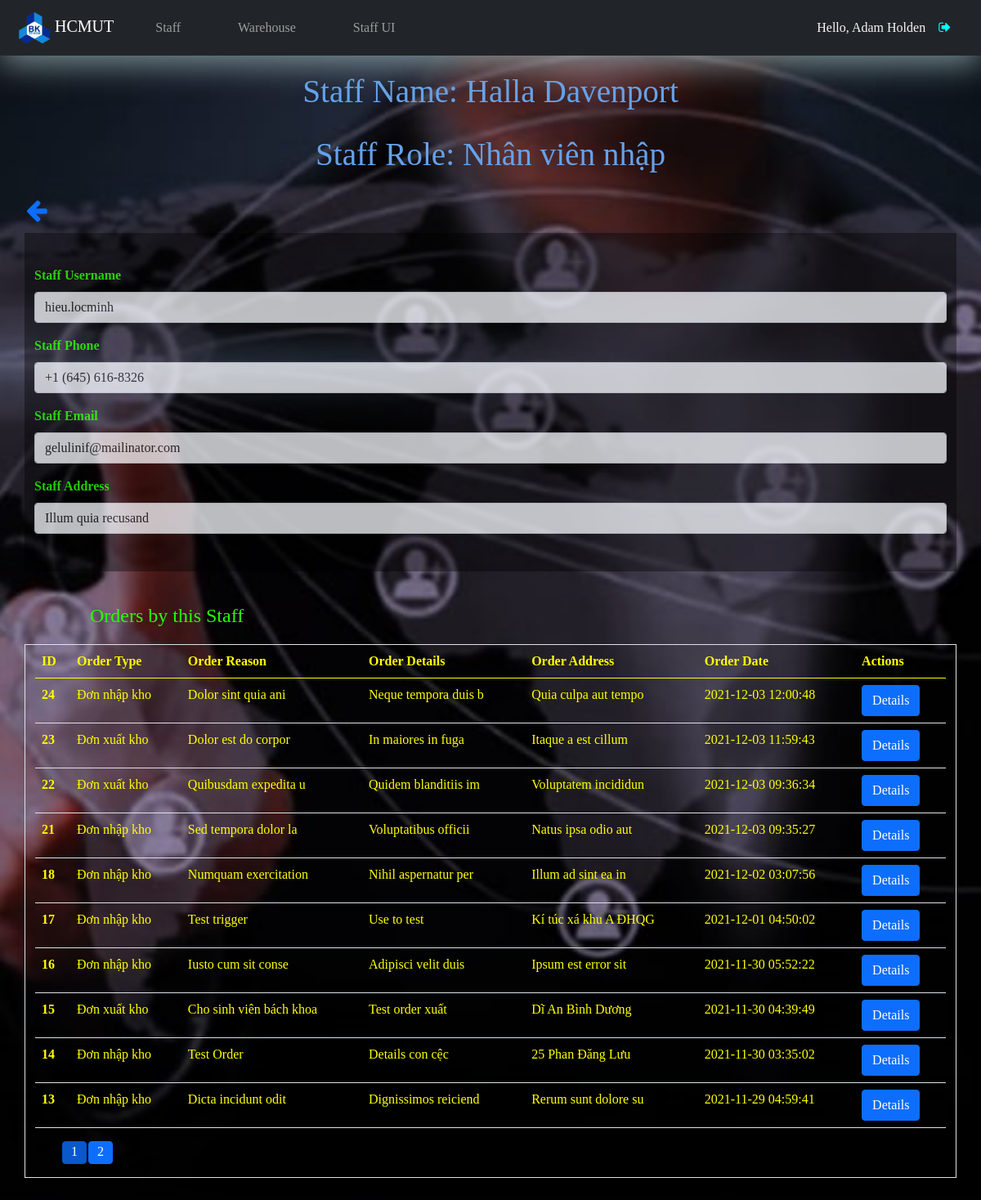
The page /admin/show-staff.php?id=1 (signed in) on the database its author committed.
### tables this page shows
CREATE TABLE `staff` (
  `id` int(10) UNSIGNED NOT NULL,
  `roleID` int(11) NOT NULL,
  `name` varchar(150) NOT NULL,
  `address` varchar(255) NOT NULL,
  `phone_number` varchar(20) NOT NULL,
  `email` varchar(255) NOT NULL,
  `username` varchar(100) NOT NULL,
  `password` varchar(255) NOT NULL
);

CREATE TABLE `order_table` (
  `id` int(10) UNSIGNED NOT NULL,
  `userID` int(10) UNSIGNED NOT NULL,
  `order_type` int(11) NOT NULL,
  `order_reason` varchar(255) NOT NULL,
  `order_details` varchar(255) NOT NULL,
  `order_address` varchar(255) NOT NULL,
  `order_date` datetime NOT NULL
);

### admin/show-staff.php (the view, shortened to what this page needs)
<?php
include("partials/menu.php");
if(isset($_GET['id']))
{
    $staff_id = $_GET['id'];
    $sql = "SELECT * from staff WHERE id = $staff_id";
    $res = mysqli_query($conn, $sql);
    $count = mysqli_num_rows($res);
    if($count == 1)
    {
        $row = mysqli_fetch_assoc($res);
        $staff_roleID = $row['roleID'];
        $staff_username = $row['username'];
        $staff_phone = $row['phone_number'];
        $staff_email = $row['email'];
        $staff_name = $row['name'];
        $staff_address = $row['address'];
    }
    else
    {
        header('location:'.SITE_URL.'staff.php');
    }
}
else
{
    header('location:'.SITE_URL.'staff.php');
}
?>
<div class="container-fluid" style="color: #65a2eb;">
    <h3 class="text-center">Staff Name: <?php echo $staff_name; ?></h3>
    <h3 class="text-center">Staff Role: <?php if($staff_roleID==1){echo "Nhân viên nhập";}else{echo "Nhân viên xuất";} ?></h3>
    <a href="<?php echo SITE_URL; ?>staff.php"><i class="fa fa-arrow-left" aria-hidden="true" style="font-size: 30px;  padding-left: 20px;"></i></a>
</div>
<div class="container-xl product" style="margin-top: 10px; color: #29ff00; opacity: 80%;">
    <div class="mb-3">
        <label for="username" class="form-label"><strong>Staff Username</strong></label>
        <input rows="3" name="username" id="username" class="form-control" readonly value="<?php echo $staff_username; ?>">
    </div>
    <div class="mb-3">
        <label for="staff_phone" class="form-label"><strong>Staff Phone</strong></label>
        <input rows="3" name="staff_phone" id="staff_phone" class="form-control" readonly value="<?php echo $staff_phone; ?>">
    </div>
    <div class="mb-3">
        <label for="staff_email" class="form-label"><strong>Staff Email</strong></label>
        <input rows="3" name="staff_email" id="staff_email" class="form-control" readonly value="<?php echo $staff_email; ?>">
    </div>
    <div class="mb-3">
        <label for="staff_address" class="form-label"><strong>Staff Address</strong></label>
        <input rows="3" name="staff_address" id="staff_address" class="form-control" readonly value="<?php echo $staff_address; ?>">
    </div>
</div>
<h4 style="margin-left: 110px; margin-bottom: 20px; color: #29ff00;">Orders by this Staff</h4>
<div class="container-xl border" style="margin-top: 10px; margin-bottom: 50px;">
        <div class='table-responsive-xl'>
            <table class="table" id="result2" style="color: yellow">
                <thead>
                    <tr>
                        <th scope="col">ID</th>
                        <th scope="col">Order Type</th>
                        <th scope="col">Order Reason</th>
                        <th scope="col">Order Details</th>
                        <th scope="col">Order Address</th>
                        <th scope="col">Order Date</th>
                        <th scope="col">Actions</th>
                    </tr>
                </thead>
                <tbody>
                    <?php
                        $sql1 = "SELECT * FROM order_table WHERE userID = $staff_id ORDER BY id DESC";
                        $res1 = mysqli_query($conn, $sql1);
                        $count1 = mysqli_num_rows($res1);
                        if($count1 > 0)
                        {
                            while($row1=mysqli_fetch_assoc($res1))
                            {
                                $order_id = $row1['id'];
                                $order_type = $row1['order_type'];
                                $order_reason = $row1['order_reason'];
                                $order_details = $row1['order_details'];
                                $order_address = $row1['order_address'];
                                $order_date = $row1['order_date'];
                                ?>
                                <tr class="res d-none">
                                    <th scope="row"><?php echo $order_id; ?></th>
                                    <td><?php if($order_type==1){echo "Đơn nhập kho";}else{echo "Đơn xuất kho";} ?></td>
                                    <td><?php echo $order_reason; ?></td>
                                    <td><?php echo $order_details; ?></td>
                                    <td><?php echo $order_address; ?></td>
                                    <td><?php echo $order_date; ?></td>
                                    <td>
                                        <a type="button" class="btn btn-primary" href="<?php echo SITE_URL; ?>show-order.php?id=<?php echo $order_id; ?>">Details</a>
                                    </td>
                                </tr>
                                <?php
                            }
                        }
                        else
                        {
                            echo "<div class='text-white text-center' style='font-weight: 800; font-size: 2rem;'><a>This Staff haven't create an order</a></div>";
                        }
                    ?>
                </tbody>
            </table>
            <ul id="PageFragment">
                    <?php
                    if(ceil($count1 / 10) >= 2)
                    {
                        echo "<li class='btn btn-primary active' onclick='changePage(1)'>1</li>";
                    for($i = 2; $i <= ceil($count1 / 10) && $i <= 6;$i++){
                        echo "<li class='btn btn-primary' onclick='changePage(".$i.")'>".$i."</li>";
                    }
                    }
                    ?>
            </ul>
        </div>
    </div>
<?php include('partials/footer.php'); ?>

### admin/partials/menu.php (shortened to what this page needs)
<?php include('../config/constants.php'); ?>
<?php
    if(!isset($_SESSION['userID']) || !isset($_SESSION['roleID']))
    {
        $_SESSION['login'] = "<div class='text-danger'>Please login!</div>";
        header('location:'.SITE_URL.'login.php');
    }
    else
    {
        $userID = $_SESSION['userID'];
        $sql = "SELECT * from staff WHERE id = $userID";
        $res = mysqli_query($conn, $sql);
        if(mysqli_num_rows($res) == 1)
        {
            $row = mysqli_fetch_assoc($res);
            $name = $row['name'];
        }
        else
        {
            header('location:'.SITE_URL.'logout.php');
        }
    }
?>
<!DOCTYPE html>
<html lang="en">
<head>
    <link rel="stylesheet" href="https://cdnjs.cloudflare.com/ajax/libs/font-awesome/4.7.0/css/font-awesome.min.css">
    <link href="https://cdn.jsdelivr.net/npm/bootstrap@5.0.2/dist/css/bootstrap.min.css" rel="stylesheet">
    <link rel="stylesheet" href="../public/css/style.css">
</head>
<body>
    <nav class="navbar navbar-expand-lg navbar-dark bg-dark nav">
        <div class="container-fluid">
            <a class="navbar-brand" href="../admin/hcmut.php">
                <img src="../public/image/bk.png" alt="logo_BK" width="40" height="40" style="margin-left: 10px;">
                HCMUT</a>
            <div class="collapse navbar-collapse" id="navbarSupportedContent">
                <ul class="navbar-nav me-auto mb-2 mb-lg-0">
                <li class="nav-item">
                    <a class="nav-link" aria-current="page" href="<?php echo SITE_URL; ?>staff.php">Staff</a>
                </li>
                <li class="nav-item">
                    <a class="nav-link" href="<?php echo SITE_URL; ?>warehouse.php">Warehouse</a>
                </li>
                <li class="nav-item">
                    <a class="nav-link" href="<?php echo SITE_URL; ?>../home.php">Staff UI</a>
                </li>
            </ul>
            <li class="dropdown" style="float: right">
                    <a class="nav-link" style="color: whitesmoke; cursor: crosshair;" id="navbarDropdown" role="button" data-bs-toggle="dropdown" aria-expanded="false">
                    Hello, <?php echo $name; ?>
                    </a>
                </li>
                <a href="<?php echo SITE_URL; ?>../logout.php"><i class="fa fa-sign-out" style="color: cyan; margin-right: 25px;" aria-hidden="true"></i></a>
            </div>
        </div>
    </nav>

### public/css/style.css (style rules this page uses)
body { justify-content: center; align-items: center; font-family: "Baloo Tammudu 2"; }
.nav { position: relative; box-shadow: 0 10px 40px rgba(150, 174, 178, 0.8); }
.nav-item { color: #83818c; padding: 6px 20px; text-decoration: none; transition: 0.3s; margin: 0 7px; z-index: 1; position: relative; }
.nav-item:before { content: ''; position: absolute; bottom: -7px; left: 0px; width: 100%; height: 5px; background-color: #9bd4ee; border-radius: 8px 8px 0 0; opacity: 0; transition: 0.3s; }
.h3, h3 { margin-top: 20px; margin-bottom: 30px; font-size: calc(2rem + .6vw); }
.product { background: #dfe4ea; align-items: center; padding-top: 40px; padding-bottom: 30px; margin-bottom: 40px; background-color: #00000078; }
#PageFragment li { padding: 0; width: 30px; height: 28px; margin: 0 1px; }

### admin/show-staff.php (style rules this page uses)
body { background-image: url('../public/image/staff.jpg'); background-position: center; background-repeat: no-repeat; background-size: cover; background-attachment: fixed; }

### rows shown on the page
staff: name "Adam Holden"
staff: name "Halla Davenport", username "hieu.locminh", staff_phone "+1 (645) 616-8326", staff_email "gelulinif@mailinator.com", staff_address "Illum quia recusand"
order_table: id "24", order_type "Đơn nhập kho", order_reason "Dolor sint quia ani", order_details "Neque tempora duis b", order_address "Quia culpa aut tempo", order_date "2021-12-03 12:00:48"
order_table: id "23", order_type "Đơn xuất kho", order_reason "Dolor est do corpor", order_details "In maiores in fuga", order_address "Itaque a est cillum", order_date "2021-12-03 11:59:43"
order_table: id "22", order_type "Đơn xuất kho", order_reason "Quibusdam expedita u", order_details "Quidem blanditiis im", order_address "Voluptatem incididun", order_date "2021-12-03 09:36:34"
order_table: id "21", order_type "Đơn nhập kho", order_reason "Sed tempora dolor la", order_details "Voluptatibus officii", order_address "Natus ipsa odio aut", order_date "2021-12-03 09:35:27"
order_table: id "18", order_type "Đơn nhập kho", order_reason "Numquam exercitation", order_details "Nihil aspernatur per", order_address "Illum ad sint ea in", order_date "2021-12-02 03:07:56"
order_table: id "17", order_type "Đơn nhập kho", order_reason "Test trigger", order_details "Use to test", order_address "Kí túc xá khu A ĐHQG", order_date "2021-12-01 04:50:02"
order_table: id "16", order_type "Đơn nhập kho", order_reason "Iusto cum sit conse", order_details "Adipisci velit duis", order_address "Ipsum est error sit", order_date "2021-11-30 05:52:22"
order_table: id "15", order_type "Đơn xuất kho", order_reason "Cho sinh viên bách khoa", order_details "Test order xuất", order_address "Dĩ An Bình Dương", order_date "2021-11-30 04:39:49"
order_table: id "14", order_type "Đơn nhập kho", order_reason "Test Order", order_details "Details con cệc", order_address "25 Phan Đăng Lưu", order_date "2021-11-30 03:35:02"
order_table: id "13", order_type "Đơn nhập kho", order_reason "Dicta incidunt odit", order_details "Dignissimos reiciend", order_address "Rerum sunt dolore su", order_date "2021-11-29 04:59:41"
